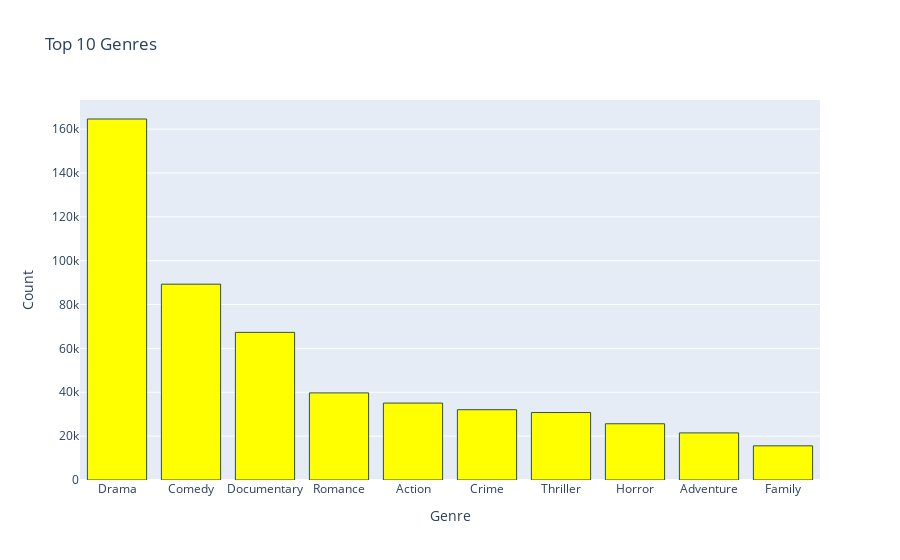

The notebook cell saved with this chart:
### Markdown cell above
## Here we showcase the elites among genres and take it next level with a bar graph visualization utilizing the Plotly library. Who knew Drama was king?

### Code cell
# Plotly bar 'top_genres'
fig = px.bar(top_genres, x='Genre', y='Count', title='Top 10 Genres',
            color_discrete_sequence=['yellow'],) # IMDB likes yellow
# Outline bars for clarity
fig.update_traces(marker=dict(line=dict(width=1, color='DarkSlateGrey')))
fig.show()

### Figure 1 — Plotly figure (JSON) as saved in the notebook; plotly's stock layout.template omitted (floating-point values rounded to 4 significant figures)
{"data": [{"alignmentgroup": "True", "hovertemplate": "Genre=%{x}<br>Count=%{y}<extra></extra>", "legendgroup": "", "marker": {"color": "yellow", "line": {"color": "DarkSlateGrey", "width": 1}, "pattern": {"shape": ""}}, "name": "", "offsetgroup": "", "orientation": "v", "showlegend": false, "textposition": "auto", "type": "bar", "x": ["Drama", "Comedy", "Documentary", "Romance", "Action", "Crime", "Thriller", "Horror", "Adventure", "Family"], "xaxis": "x", "y": [164613, 89291, 67320, 39723, 35070, 32051, 30760, 25647, 21473, 15579], "yaxis": "y"}], "layout": {"barmode": "relative", "legend": {"tracegroupgap": 0}, "title": {"text": "Top 10 Genres"}, "xaxis": {"anchor": "y", "domain": [0, 1], "title": {"text": "Genre"}}, "yaxis": {"anchor": "x", "domain": [0, 1], "title": {"text": "Count"}}}}
